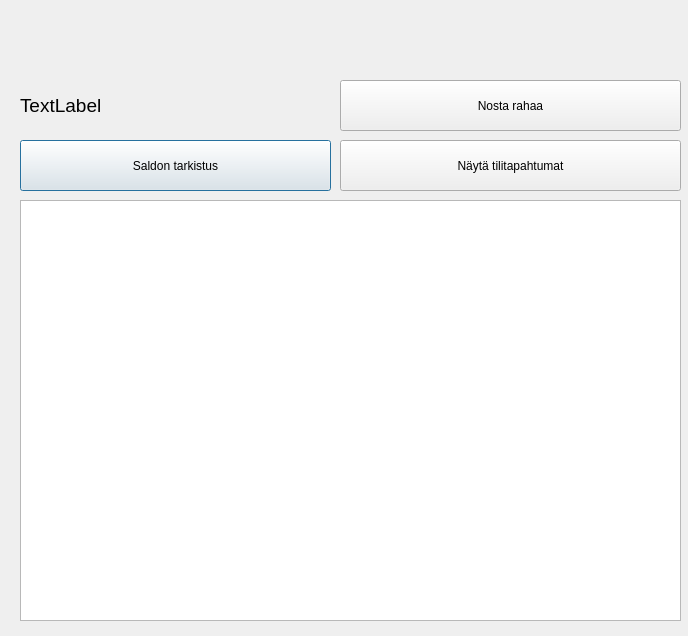
<?xml version="1.0" encoding="UTF-8"?>
<ui version="4.0">
 <class>pankkiMain</class>
 <widget class="QDialog" name="pankkiMain">
  <property name="windowModality">
   <enum>Qt::ApplicationModal</enum>
  </property>
  <property name="geometry">
   <rect>
    <x>0</x>
    <y>0</y>
    <width>688</width>
    <height>636</height>
   </rect>
  </property>
  <property name="windowTitle">
   <string>Dialog</string>
  </property>
  <widget class="QLabel" name="labelUsername">
   <property name="geometry">
    <rect>
     <x>20</x>
     <y>90</y>
     <width>341</width>
     <height>30</height>
    </rect>
   </property>
   <property name="font">
    <font>
     <pointsize>14</pointsize>
    </font>
   </property>
   <property name="text">
    <string>TextLabel</string>
   </property>
  </widget>
  <widget class="QLabel" name="labelStudentName">
   <property name="geometry">
    <rect>
     <x>399</x>
     <y>30</y>
     <width>201</width>
     <height>30</height>
    </rect>
   </property>
   <property name="font">
    <font>
     <pointsize>14</pointsize>
    </font>
   </property>
   <property name="text">
    <string/>
   </property>
  </widget>
  <widget class="QPushButton" name="saldoButton">
   <property name="geometry">
    <rect>
     <x>20</x>
     <y>140</y>
     <width>311</width>
     <height>51</height>
    </rect>
   </property>
   <property name="text">
    <string>Saldon tarkistus</string>
   </property>
  </widget>
  <widget class="QTextEdit" name="textGrades">
   <property name="geometry">
    <rect>
     <x>20</x>
     <y>200</y>
     <width>661</width>
     <height>421</height>
    </rect>
   </property>
   <property name="font">
    <font>
     <pointsize>14</pointsize>
    </font>
   </property>
  </widget>
  <widget class="QPushButton" name="tilitapahtumatbtn">
   <property name="geometry">
    <rect>
     <x>340</x>
     <y>140</y>
     <width>341</width>
     <height>51</height>
    </rect>
   </property>
   <property name="text">
    <string>Näytä tilitapahtumat</string>
   </property>
  </widget>
  <widget class="QPushButton" name="pushButton">
   <property name="geometry">
    <rect>
     <x>340</x>
     <y>80</y>
     <width>341</width>
     <height>51</height>
    </rect>
   </property>
   <property name="text">
    <string>Nosta rahaa</string>
   </property>
  </widget>
 </widget>
 <resources/>
 <connections/>
</ui>
